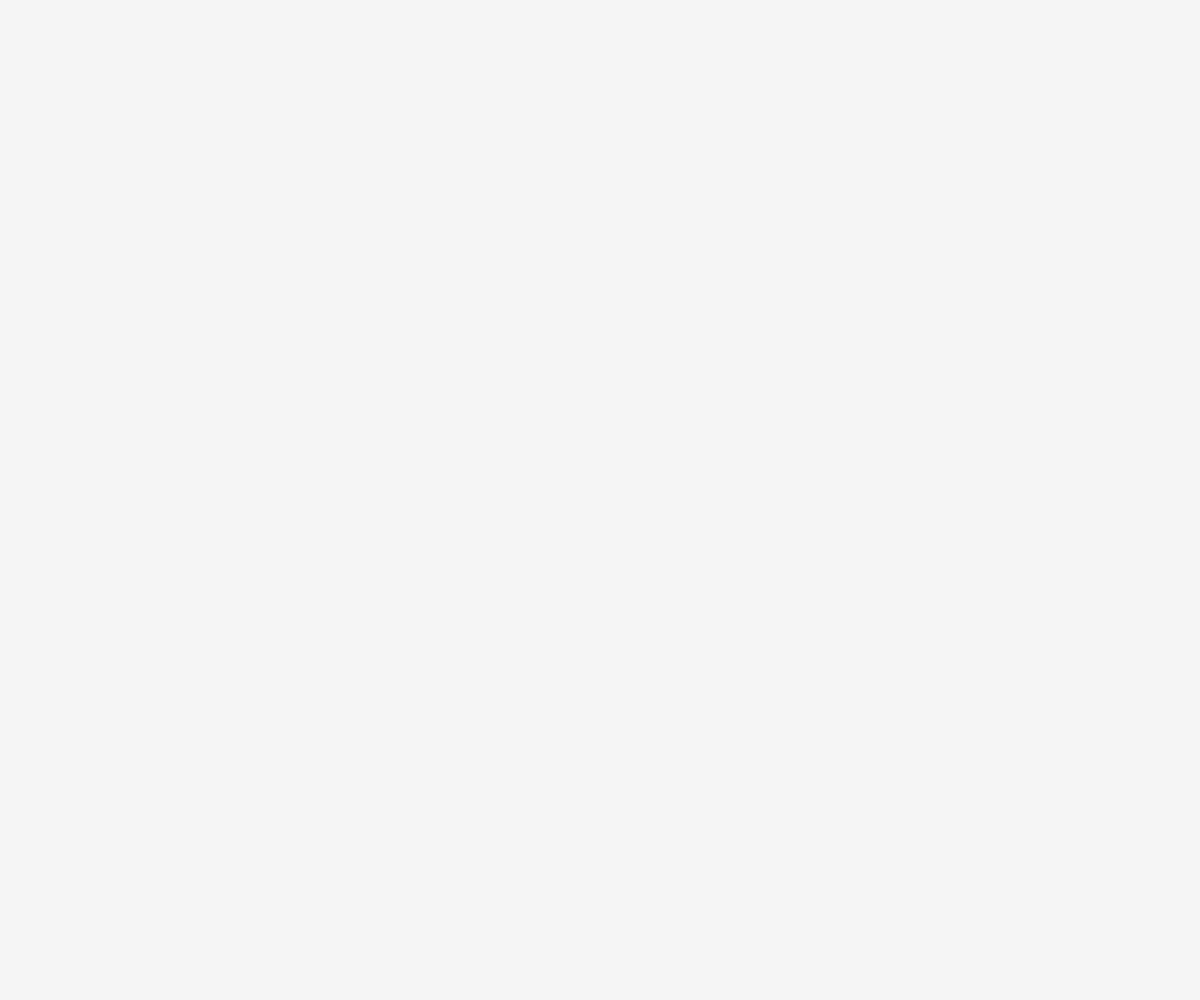
Frame 1 (no input)
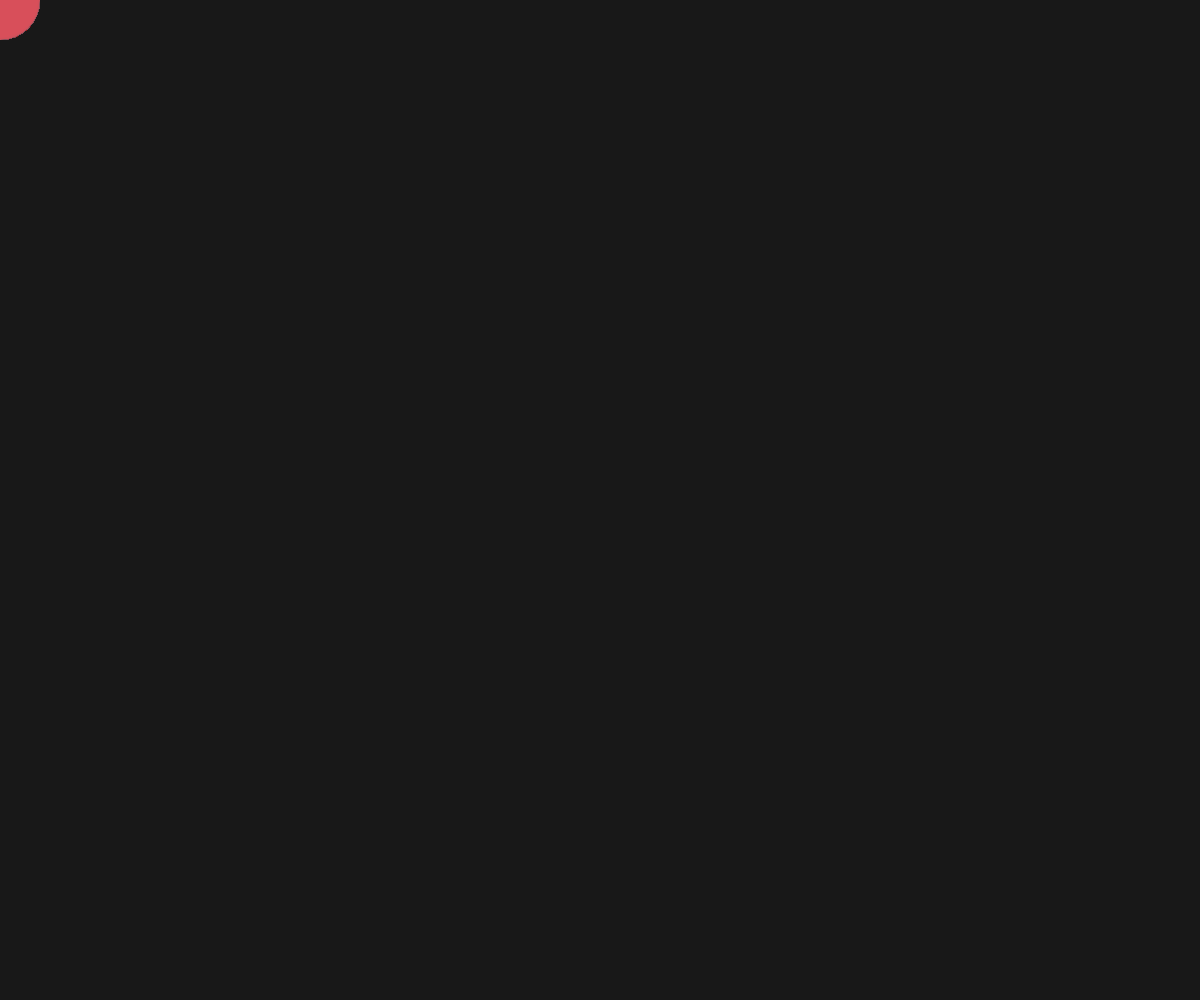
Frame 60 (no input)
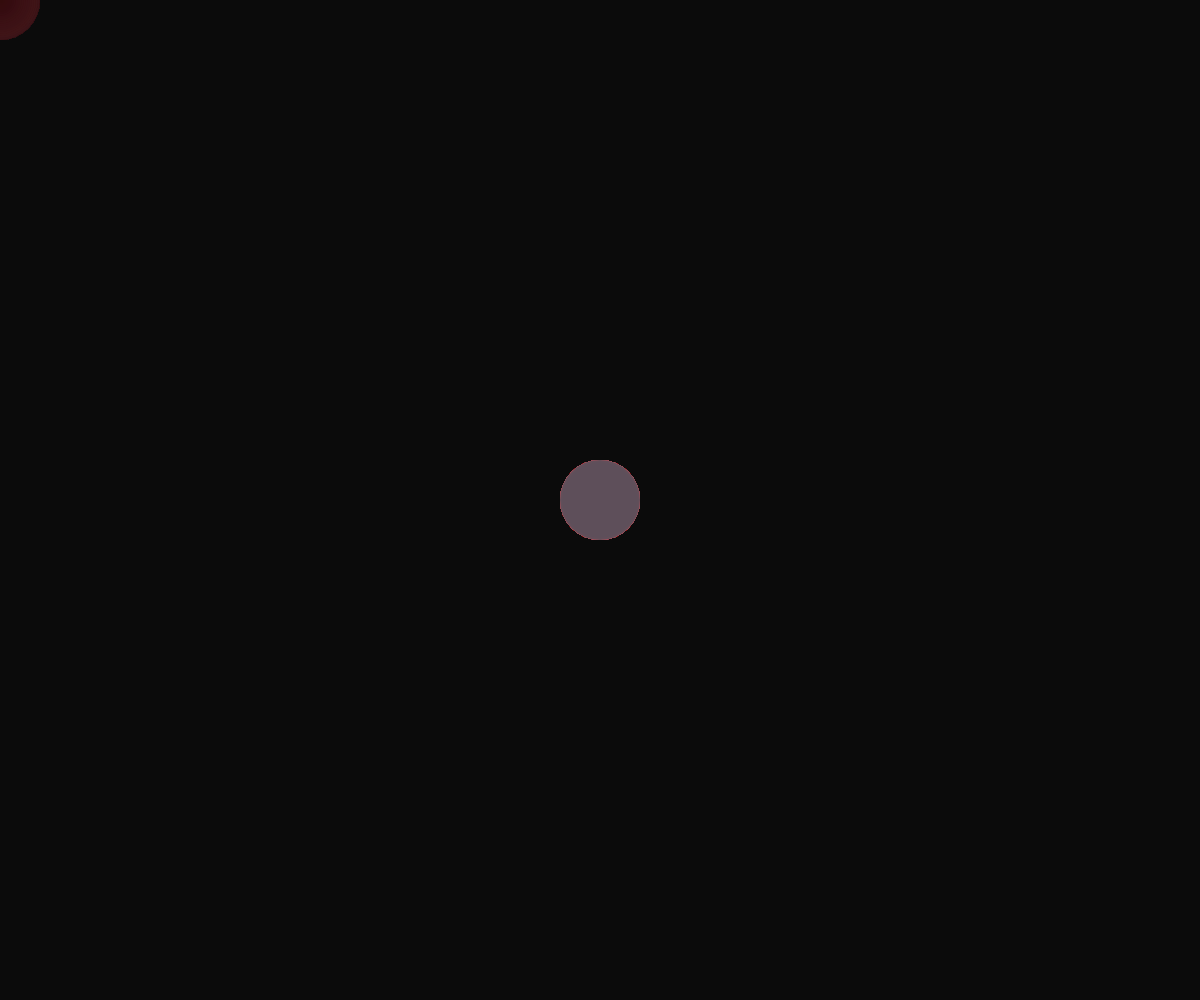
Frame 120 (the mouse pressed at the canvas centre since frame 60)

The p5.js sketch that drew these frames (run headless with seeded random() and noise() and a simulated clock; from frame 60 on, the mouse is pressed at the canvas centre):

// p5.js sketch
// ── sketch.js
// Array to store trail segments
let trail = [];
// Initial size of the trail segments
let originalSize = 20;
// Maximum size the trail segments can grow to
let maxSize = 50;
// Number of steps in the gradient
let gradientResolution = 20;

function setup() {
  // Create a canvas that fills the window
  createCanvas(windowWidth, windowHeight);
  // No fill for shapes
  noFill();
}

function draw() {
  // Semi-transparent background to create a trailing effect
  background(0, 10);

  // Add new trail segment
  let segment = {
    x: mouseX, // X-coordinate of the mouse
    y: mouseY, // Y-coordinate of the mouse
    size: originalSize, // Size of the segment
    hue: random(0, 360), // Random color hue
    saturation: 80, // Color saturation
    brightness: 90 // Color brightness
  };
  trail.push(segment);

  // Remove oldest segment if the trail gets too long
  if (trail.length > 30) {
    trail.shift();
  }

  // Draw the trail
  for (let i = 0; i < trail.length; i++) {
    let alpha = map(i, 0, trail.length, 0, 255); // Calculate transparency
    let size = trail[i].size; // Size of the segment
    let hue = trail[i].hue; // Color hue
    let saturation = trail[i].saturation; // Color saturation
    let brightness = trail[i].brightness; // Color brightness

    // Calculate gradient parameters
    let gradientRadius = size * 2; // Radius of the gradient
    let centerX = trail[i].x; // X-coordinate of the center of the segment
    let centerY = trail[i].y; // Y-coordinate of the center of the segment

    // Create radial gradient
    for (let j = 0; j <= gradientResolution; j++) {
      let inter = map(j, 0, gradientResolution, 0, 1); // Interpolation value
      let interColor = lerpColor(color(0, 0, 0, 0), color(hue, saturation, brightness, alpha), inter); // Calculate interpolated color
      fill(interColor); // Set fill color
      noStroke(); // No outline

      // Calculate size of the gradient circle
      let gradientSize = map(j, 0, gradientResolution, 0, gradientRadius);
      // Draw the gradient circle
      ellipse(centerX, centerY, gradientSize * 2);
    }
  }
}

function mousePressed() {
  // Change the color of the trail segments on mouse press
  for (let i = 0; i < trail.length; i++) {
    trail[i].hue = random(0, 360); // Randomize color hue
  }
}

function mouseClicked() {
  if (mouseButton === LEFT) {
    // Increase the size of the trail segments on single click
    originalSize = maxSize;
  }
}

function doubleClicked() {
  // Reset the size and color of the trail segments on double click
  originalSize = 20; // Reset size
  for (let i = 0; i < trail.length; i++) {
    trail[i].hue = random(0, 360); // Randomize color hue
  }
}

function windowResized() {
  // Resize the canvas to fill the window if it's resized
  resizeCanvas(windowWidth, windowHeight);
}
